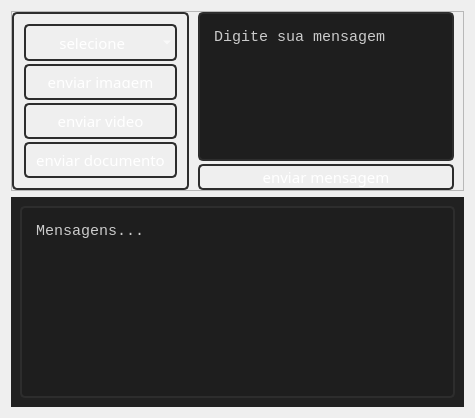
         <widget class="QWidget" name="pagina_bot">
          <layout class="QVBoxLayout" name="verticalLayout_3">
           <item>
            <widget class="QFrame" name="frame_entradas_bot">
             <property name="maximumSize">
              <size>
               <width>16777215</width>
               <height>180</height>
              </size>
             </property>
             <property name="frameShape">
              <enum>QFrame::StyledPanel</enum>
             </property>
             <property name="frameShadow">
              <enum>QFrame::Raised</enum>
             </property>
             <layout class="QHBoxLayout" name="horizontalLayout_4">
              <property name="spacing">
               <number>0</number>
              </property>
              <property name="leftMargin">
               <number>0</number>
              </property>
              <property name="topMargin">
               <number>0</number>
              </property>
              <property name="rightMargin">
               <number>0</number>
              </property>
              <property name="bottomMargin">
               <number>0</number>
              </property>
              <item>
               <widget class="QFrame" name="frame_botoes_enviar">
                <property name="styleSheet">
                 <string notr="true">border: 2px solid rgb(45,45,45);
border-radius: 5px;
padding: 10px;</string>
                </property>
                <property name="frameShape">
                 <enum>QFrame::VLine</enum>
                </property>
                <property name="frameShadow">
                 <enum>QFrame::Raised</enum>
                </property>
                <layout class="QVBoxLayout" name="verticalLayout_7">
                 <property name="spacing">
                  <number>3</number>
                 </property>
                 <property name="leftMargin">
                  <number>0</number>
                 </property>
                 <property name="topMargin">
                  <number>0</number>
                 </property>
                 <property name="rightMargin">
                  <number>0</number>
                 </property>
                 <property name="bottomMargin">
                  <number>0</number>
                 </property>
                 <item>
                  <widget class="QComboBox" name="comboBox_grupos_bot">
                   <property name="styleSheet">
                    <string notr="true">QComboBox {
background-color:transparent;
	background-repeat: no-repeat;
	background-position: center;
	border: 2px solid rgb(45,45,45);
border-radius: 5px;
	color: rgb(255, 255, 255);
	font: 15px SegoeUIl, bold;
}
QComboBox:hover {
	background-color: rgb(120,0,0);
}
QComboBox:pressed {
	background-color: rgb(120,0,0);
}</string>
                   </property>
                   <item>
                    <property name="text">
                     <string>      selecione</string>
                    </property>
                   </item>
                  </widget>
                 </item>
                 <item>
                  <widget class="QPushButton" name="botao_enviar_imagem_bot">
                   <property name="styleSheet">
                    <string notr="true">QPushButton {
	background-color:transparent;
	background-repeat: no-repeat;
	background-position: center;
	border: 2px solid rgb(45,45,45);
border-radius: 5px;
	color: rgb(255, 255, 255);
	font: 15px SegoeUIl, bold;
}
QPushButton:hover {
	background-color: rgb(120,0,0);
}
QPushButton:pressed {
	background-color: rgb(120,0,0);
}</string>
                   </property>
                   <property name="text">
                    <string>enviar imagem</string>
                   </property>
                  </widget>
                 </item>
                 <item>
                  <widget class="QPushButton" name="botao_enviar_video_bot">
                   <property name="styleSheet">
                    <string notr="true">QPushButton {
	background-color:transparent;
	background-repeat: no-repeat;
	background-position: center;
	border: 2px solid rgb(45,45,45);
border-radius: 5px;
	color: rgb(255, 255, 255);
	font: 15px SegoeUIl, bold;
}
QPushButton:hover {
	background-color: rgb(120,0,0);
}
QPushButton:pressed {
	background-color: rgb(120,0,0);
}</string>
                   </property>
                   <property name="text">
                    <string>enviar video</string>
                   </property>
                  </widget>
                 </item>
                 <item>
                  <widget class="QPushButton" name="botao_enviar_documento_bot">
                   <property name="styleSheet">
                    <string notr="true">QPushButton {
	background-color:transparent;
	background-repeat: no-repeat;
	background-position: center;
	border: 2px solid rgb(45,45,45);
border-radius: 5px;
	color: rgb(255, 255, 255);
	font: 15px SegoeUIl, bold;
}
QPushButton:hover {
	background-color: rgb(120,0,0);
}
QPushButton:pressed {
	background-color: rgb(120,0,0);
}</string>
                   </property>
                   <property name="text">
                    <string>enviar documento</string>
                   </property>
                  </widget>
                 </item>
                </layout>
               </widget>
              </item>
              <item>
               <widget class="QFrame" name="frame_enviar_mensagem">
                <property name="frameShape">
                 <enum>QFrame::NoFrame</enum>
                </property>
                <property name="frameShadow">
                 <enum>QFrame::Raised</enum>
                </property>
                <layout class="QVBoxLayout" name="verticalLayout_8">
                 <property name="spacing">
                  <number>3</number>
                 </property>
                 <property name="leftMargin">
                  <number>9</number>
                 </property>
                 <property name="topMargin">
                  <number>0</number>
                 </property>
                 <property name="rightMargin">
                  <number>9</number>
                 </property>
                 <property name="bottomMargin">
                  <number>0</number>
                 </property>
                 <item>
                  <widget class="QTextEdit" name="texto_enviar_mensagem">
                   <property name="maximumSize">
                    <size>
                     <width>16777215</width>
                     <height>250</height>
                    </size>
                   </property>
                   <property name="styleSheet">
                    <string notr="true">QTextEdit{
border: 2px solid rgb(45,45,45);
border-radius: 5px;
padding: 10px;
background-color: rgb(30,30,30);
	color: rgb(203, 203, 203);
font: 15px Courier New;
}
QTextEdit:hover{
border: 2px solid rgb(55,55,55);
}
QTextEdit:focus{
border: 2px solid  rgb(120,0,0);
	color: rgb(120,0,0);
}</string>
                   </property>
                   <property name="html">
                    <string>&lt;!DOCTYPE HTML PUBLIC &quot;-//W3C//DTD HTML 4.0//EN&quot; &quot;http://www.w3.org/TR/REC-html40/strict.dtd&quot;&gt;
&lt;html&gt;&lt;head&gt;&lt;meta name=&quot;qrichtext&quot; content=&quot;1&quot; /&gt;&lt;style type=&quot;text/css&quot;&gt;
p, li { white-space: pre-wrap; }
&lt;/style&gt;&lt;/head&gt;&lt;body style=&quot; font-family:'Courier New'; font-size:15px; font-weight:400; font-style:normal;&quot;&gt;
&lt;p style=&quot; margin-top:0px; margin-bottom:0px; margin-left:0px; margin-right:0px; -qt-block-indent:0; text-indent:0px;&quot;&gt;&lt;span style=&quot; font-size:15px;&quot;&gt;Digite sua mensagem&lt;/span&gt;&lt;/p&gt;&lt;/body&gt;&lt;/html&gt;</string>
                   </property>
                  </widget>
                 </item>
                 <item>
                  <widget class="QPushButton" name="botao_enviar_mensagem">
                   <property name="styleSheet">
                    <string notr="true">QPushButton {
	background-color:transparent;
	background-repeat: no-repeat;
	background-position: center;
	border: 2px solid rgb(45,45,45);
border-radius: 5px;
	color: rgb(255, 255, 255);
	font: 15px SegoeUIl, bold;
}
QPushButton:hover {
	background-color: rgb(120,0,0);
}
QPushButton:pressed {
	background-color: rgb(120,0,0);
}</string>
                   </property>
                   <property name="text">
                    <string>enviar mensagem</string>
                   </property>
                  </widget>
                 </item>
                </layout>
               </widget>
              </item>
             </layout>
            </widget>
           </item>
           <item>
            <widget class="QFrame" name="frame_mensagens_recebidas">
             <property name="minimumSize">
              <size>
               <width>0</width>
               <height>200</height>
              </size>
             </property>
             <property name="styleSheet">
              <string notr="true">background-color: rgb(33, 33, 33);</string>
             </property>
             <property name="frameShape">
              <enum>QFrame::NoFrame</enum>
             </property>
             <property name="frameShadow">
              <enum>QFrame::Raised</enum>
             </property>
             <layout class="QVBoxLayout" name="verticalLayout_9">
              <item>
               <widget class="QTextEdit" name="mensagens_recebidas">
                <property name="styleSheet">
                 <string notr="true">QTextEdit{
border: 2px solid rgb(45,45,45);
border-radius: 5px;
padding: 10px;
background-color: rgb(30,30,30);
	color: rgb(203, 203, 203);
font: 15px Courier New;
}
QTextEdit:hover{
border: 2px solid rgb(55,55,55);
}
QTextEdit:focus{
border: 2px solid  rgb(120,0,0);
	color: rgb(120,0,0);
}</string>
                </property>
                <property name="html">
                 <string>&lt;!DOCTYPE HTML PUBLIC &quot;-//W3C//DTD HTML 4.0//EN&quot; &quot;http://www.w3.org/TR/REC-html40/strict.dtd&quot;&gt;
&lt;html&gt;&lt;head&gt;&lt;meta name=&quot;qrichtext&quot; content=&quot;1&quot; /&gt;&lt;style type=&quot;text/css&quot;&gt;
p, li { white-space: pre-wrap; }
&lt;/style&gt;&lt;/head&gt;&lt;body style=&quot; font-family:'Courier New'; font-size:15px; font-weight:400; font-style:normal;&quot;&gt;
&lt;p style=&quot; margin-top:0px; margin-bottom:0px; margin-left:0px; margin-right:0px; -qt-block-indent:0; text-indent:0px;&quot;&gt;&lt;span style=&quot; font-size:15px;&quot;&gt;Mensagens...&lt;/span&gt;&lt;/p&gt;&lt;/body&gt;&lt;/html&gt;</string>
                </property>
               </widget>
              </item>
             </layout>
            </widget>
           </item>
          </layout>
         </widget>
